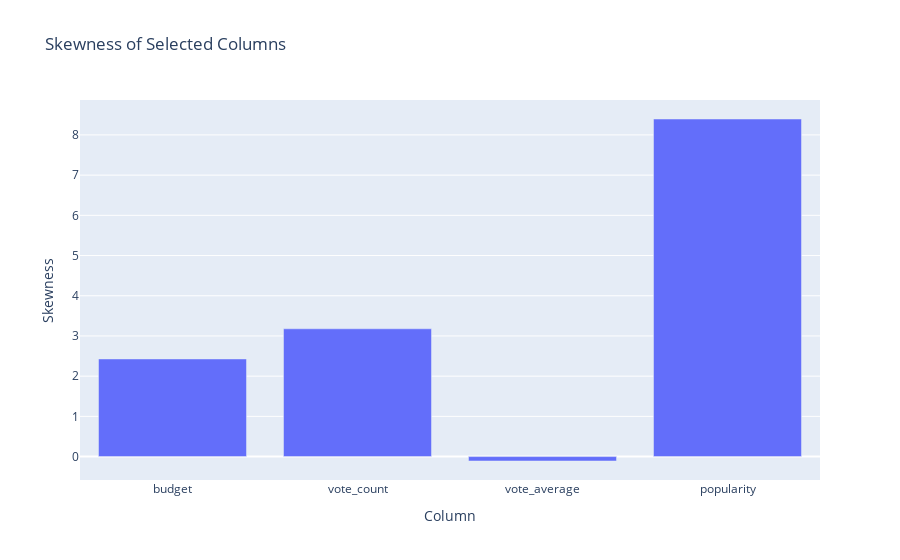

The notebook cell this image was saved under:
### Code cell
import plotly.graph_objects as go
from scipy.stats import skew


selected_columns = ['budget', 'vote_count', 'vote_average', 'popularity']
selected_data = joined_data[selected_columns]

# Calculate skewness for each selected column
skewness = selected_data.apply(lambda x: skew(x.dropna()))

# Create a bar plot
fig = go.Figure(data=[go.Bar(x=selected_columns, y=skewness)])
fig.update_layout(title='Skewness of Selected Columns',
                  xaxis_title='Column',
                  yaxis_title='Skewness')
fig.show()

### Figure 1 — Plotly figure (JSON) as saved in the notebook; plotly's stock layout.template omitted (floating-point values rounded to 4 significant figures)
{"data": [{"type": "bar", "x": ["budget", "vote_count", "vote_average", "popularity"], "y": [2.428, 3.178, -0.11, 8.396]}], "layout": {"title": {"text": "Skewness of Selected Columns"}, "xaxis": {"title": {"text": "Column"}}, "yaxis": {"title": {"text": "Skewness"}}}}
